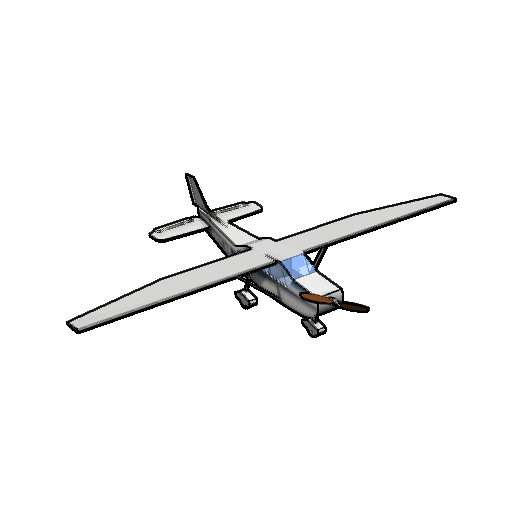
#> input picture renamed/7pi4/2a06adfb446c85c9f9d3f977c7090b.png, 512 x 512 px, found by its file name; its folder holds only this picture in this run
$ python make_sketch.py   (older library calls are emulated)
#> lines starting #> are read from the running program, lines starting #| are printed output that depends on the picture
# -*- coding: utf-8 -*-
"""
Created on Tue Apr 13 12:22:04 2021

@author: krist
"""
import numpy as np
import pandas as pd
# from skimage.measure import compare_ssim
from skimage.metrics import structural_similarity
import cv2
import matplotlib.pyplot as plt
#import imutils
import os
from os import listdir
from os.path import isfile, join, isdir, split
from skimage.transform import rescale, resize, downscale_local_mean
from statistics import mean, quantiles, pstdev
import matplotlib.pyplot as plt
import seaborn as sns

to_gray=True
path=os.getcwd()

actual_path= join(path,'renamed\\7pi4')
sketch_path= join(path,'sketch')

#%%

for i in listdir(actual_path):
    #i = model_id
    actual_image=join(actual_path,i)


#%%
    # Make sketch image
    imageA= cv2.imread(actual_image)
#> imageA is the input picture: shape (512, 512, 3); mean B, G, R 246.7, 246.6, 246.5
    #actual image size is 512x512x3

    # #change size of actual
    # imageA=resize(imageA, (256,256))*255
    # # change type of image A to uint8
    # imageA=imageA.astype('uint8')

    #make gray image
    grayA = cv2.cvtColor(imageA, cv2.COLOR_BGR2GRAY)

    inverted_gray_image = 255 - grayA
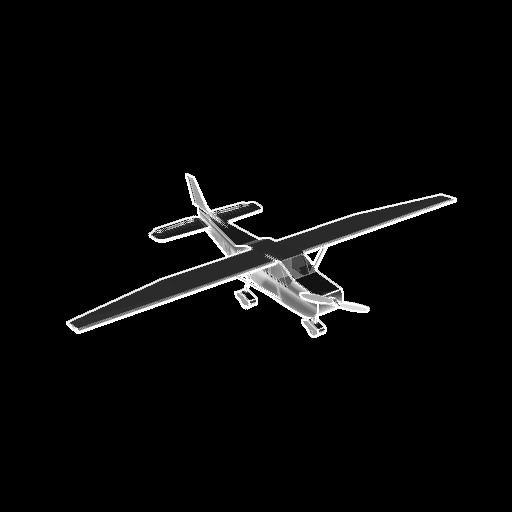
#> inverted_gray_image: shape (512, 512); min 0, max 255, mean 8.4
    blurred_img = cv2.GaussianBlur(inverted_gray_image, (21,21),0)
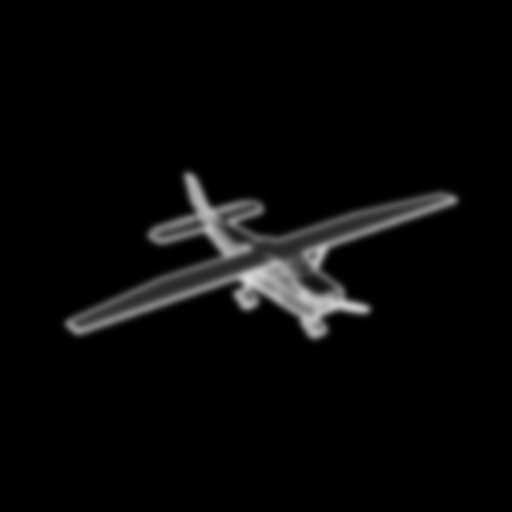
#> blurred_img: shape (512, 512); min 0, max 220, mean 8.4
    inverted_blurred_img = 255 - blurred_img
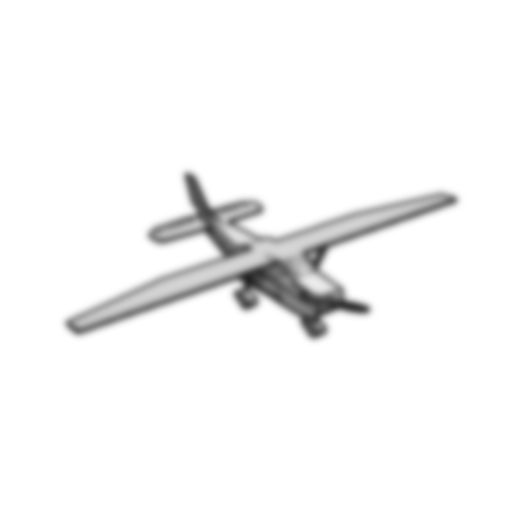
#> inverted_blurred_img: shape (512, 512); min 35, max 255, mean 246.6
    pencil_sketch_IMG = cv2.divide(grayA, inverted_blurred_img, scale = 256.0)
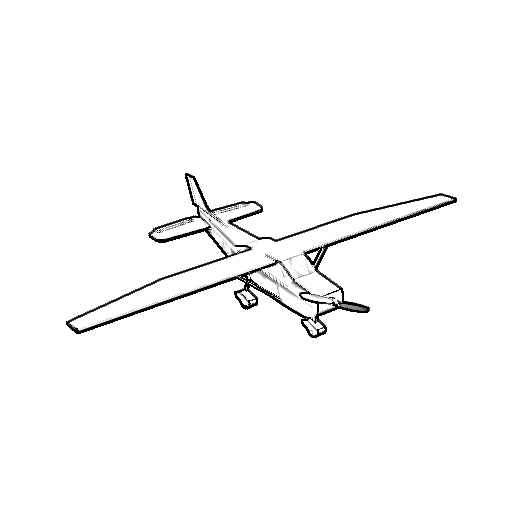
#> pencil_sketch_IMG: shape (512, 512); min 0, max 255, mean 250.1
    #Show the original image
    # cv2.imshow('Original Image', imageA)
    # #Show the new image pencil sketch
    # cv2.imshow('Pencil Sketch', pencil_sketch_IMG)
    # #Display the window infinitely until any keypress
    # cv2.waitKey(0)
    filename= join(sketch_path,i)
    cv2.imwrite(filename, pencil_sketch_IMG)

$ run again, on renamed/7pi4/6311138687290f8a505ae8d422ba34.png
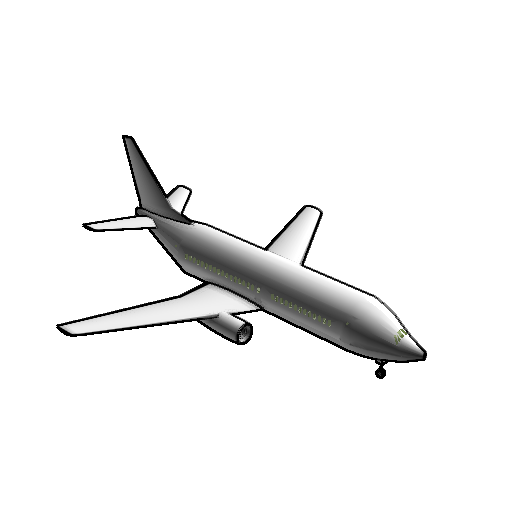
#> input picture renamed/7pi4/6311138687290f8a505ae8d422ba34.png, 512 x 512 px, found by its file name
#> imageA is the input picture: shape (512, 512, 3); mean B, G, R 242.4, 242.4, 242.4
#> `blurred_img = cv2.GaussianBlur(inverted_gray_image, (21,21),0)`:
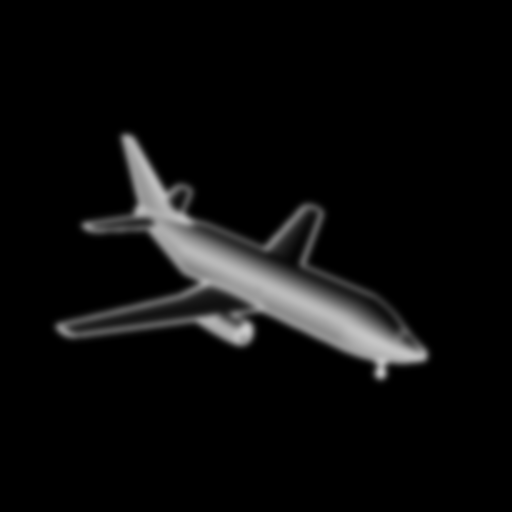
#> blurred_img: shape (512, 512); min 0, max 204, mean 12.6
#> `pencil_sketch_IMG = cv2.divide(grayA, inverted_blurred_img, scale = 25..`:
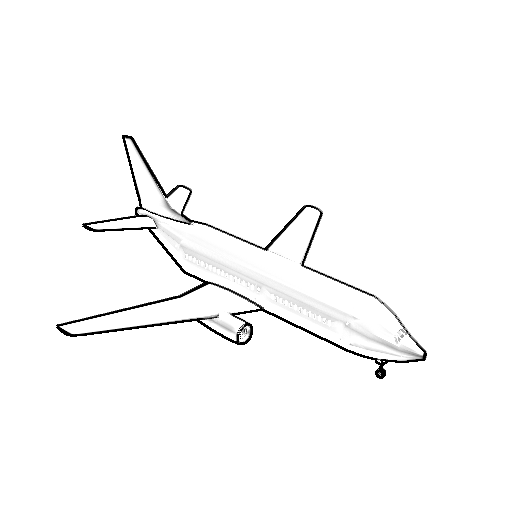
#> pencil_sketch_IMG: shape (512, 512); min 0, max 255, mean 250.7
